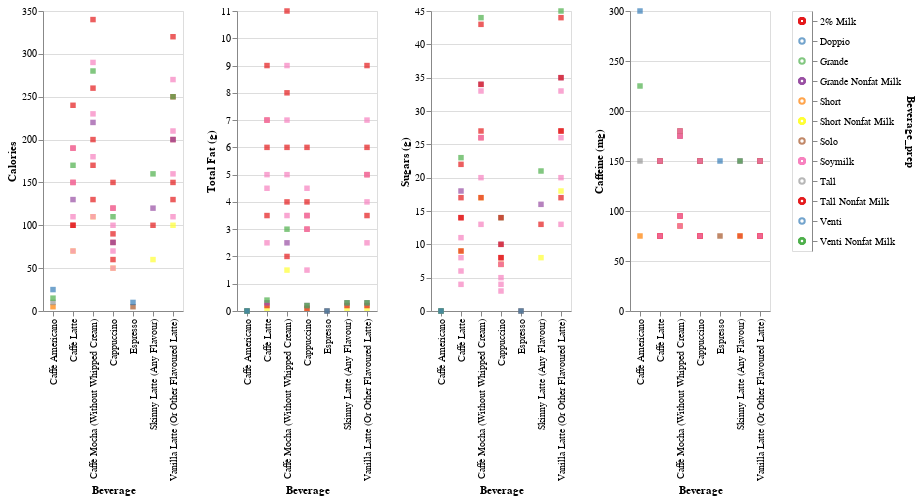

The cell this chart's notebook holds for it:
### Markdown cell above
I then proceeded to write up a function that would load nutritional charts displaying Calories, Total Fat, Sugars, and Caffeine content of drinks in specific categories.

### Code cell
#nutritional charts by beverage category
def makeNUTchart(DF):
    print("Loading nutritional chart for", DF.Beverage_category.unique())
    selection = alt.selection_multi(fields=['Beverage_prep'])
    color = alt.condition(selection,
                      alt.Color('Beverage_prep:N', legend=None, scale = alt.Scale(scheme = 'set1')),
                      alt.value('lightgray'))

    chart = alt.Chart(DF).mark_square().encode(
        x = "Beverage",
        color = color)

    legend = alt.Chart(DF).mark_point().encode(
    y=alt.Y('Beverage_prep:N', axis=alt.Axis(orient='right')),
    color= color,
    ).add_selection(
    selection
    )
    return chart.encode(y = "Calories", tooltip = ["Beverage_prep", "Calories"]) |chart.encode(y = 'Total Fat (g)', tooltip = ["Beverage_prep", 'Total Fat (g)']) | chart.encode(y = "Sugars (g)",tooltip = ["Beverage_prep", "Sugars (g)"]) | chart.encode(y = 'Caffeine (mg)', tooltip = ["Beverage_prep", 'Caffeine (mg)']) |legend

makeNUTchart(CED)

### Figure 1 — Vega-Lite specification as saved in the notebook (floating-point values rounded to 4 significant figures)
{"config": {"view": {"continuousWidth": 400, "continuousHeight": 300}}, "hconcat": [{"mark": "square", "encoding": {"color": {"condition": {"field": "Beverage_prep", "legend": null, "scale": {"scheme": "set1"}, "type": "nominal", "selection": "selector003"}, "value": "lightgray"}, "tooltip": [{"field": "Beverage_prep", "type": "nominal"}, {"field": "Calories", "type": "quantitative"}], "x": {"field": "Beverage", "type": "nominal"}, "y": {"field": "Calories", "type": "quantitative"}}}, {"mark": "square", "encoding": {"color": {"condition": {"field": "Beverage_prep", "legend": null, "scale": {"scheme": "set1"}, "type": "nominal", "selection": "selector003"}, "value": "lightgray"}, "tooltip": [{"field": "Beverage_prep", "type": "nominal"}, {"field": "Total Fat (g)", "type": "quantitative"}], "x": {"field": "Beverage", "type": "nominal"}, "y": {"field": "Total Fat (g)", "type": "quantitative"}}}, {"mark": "square", "encoding": {"color": {"condition": {"field": "Beverage_prep", "legend": null, "scale": {"scheme": "set1"}, "type": "nominal", "selection": "selector003"}, "value": "lightgray"}, "tooltip": [{"field": "Beverage_prep", "type": "nominal"}, {"field": "Sugars (g)", "type": "quantitative"}], "x": {"field": "Beverage", "type": "nominal"}, "y": {"field": "Sugars (g)", "type": "quantitative"}}}, {"mark": "square", "encoding": {"color": {"condition": {"field": "Beverage_prep", "legend": null, "scale": {"scheme": "set1"}, "type": "nominal", "selection": "selector003"}, "value": "lightgray"}, "tooltip": [{"field": "Beverage_prep", "type": "nominal"}, {"field": "Caffeine (mg)", "type": "quantitative"}], "x": {"field": "Beverage", "type": "nominal"}, "y": {"field": "Caffeine (mg)", "type": "quantitative"}}}, {"mark": "point", "encoding": {"color": {"condition": {"field": "Beverage_prep", "legend": null, "scale": {"scheme": "set1"}, "type": "nominal", "selection": "selector003"}, "value": "lightgray"}, "y": {"axis": {"orient": "right"}, "field": "Beverage_prep", "type": "nominal"}}, "selection": {"selector003": {"type": "multi", "fields": ["Beverage_prep"]}}}], "data": {"name": "data-66c6a0cebf385592562d1c67a55d0141"}, "$schema": "https://vega.github.io/schema/vega-lite/v4.17.0.json", "datasets": {"data-66c6a0cebf385592562d1c67a55d0141": [{"Beverage_category": "Classic Espresso Drinks", "Beverage": "Caffè Latte", "Beverage_prep": "Short Nonfat Milk", "Calories": 70, "Total Fat (g)": 0.1, "Trans Fat (g)": 0.1, "Saturated Fat (g)": 0.0, "Sodium (mg)": 5, "Total Carbohydrates (g)": 75, "Cholesterol (mg)": 10, "Dietary Fibre (g)": 0, "Sugars (g)": 9, "Protein (g)": 6.0, "Vitamin A (% DV)": 10, "Vitamin C (% DV)": 0, "Calcium (% DV)": 20, "Iron (% DV)": 0, "Caffeine (mg)": 75}, {"Beverage_category": "Classic Espresso Drinks", "Beverage": "Caffè Latte", "Beverage_prep": "2% Milk", "Calories": 100, "Total Fat (g)": 3.5, "Trans Fat (g)": 2.0, "Saturated Fat (g)": 0.1, "Sodium (mg)": 15, "Total Carbohydrates (g)": 85, "Cholesterol (mg)": 10, "Dietary Fibre (g)": 0, "Sugars (g)": 9, "Protein (g)": 6.0, "Vitamin A (% DV)": 10, "Vitamin C (% DV)": 0, "Calcium (% DV)": 20, "Iron (% DV)": 0, "Caffeine (mg)": 75}, {"Beverage_category": "Classic Espresso Drinks", "Beverage": "Caffè Latte", "Beverage_prep": "Soymilk", "Calories": 70, "Total Fat (g)": 2.5, "Trans Fat (g)": 0.4, "Saturated Fat (g)": 0.0, "Sodium (mg)": 0, "Total Carbohydrates (g)": 65, "Cholesterol (mg)": 6, "Dietary Fibre (g)": 1, "Sugars (g)": 4, "Protein (g)": 5.0, "Vitamin A (% DV)": 6, "Vitamin C (% DV)": 0, "Calcium (% DV)": 20, "Iron (% DV)": 8, "Caffeine (mg)": 75}, {"Beverage_category": "Classic Espresso Drinks", "Beverage": "Caffè Latte", "Beverage_prep": "Tall Nonfat Milk", "Calories": 100, "Total Fat (g)": 0.2, "Trans Fat (g)": 0.2, "Saturated Fat (g)": 0.0, "Sodium (mg)": 5, "Total Carbohydrates (g)": 120, "Cholesterol (mg)": 15, "Dietary Fibre (g)": 0, "Sugars (g)": 14, "Protein (g)": 10.0, "Vitamin A (% DV)": 15, "Vitamin C (% DV)": 0, "Calcium (% DV)": 30, "Iron (% DV)": 0, "Caffeine (mg)": 75}, {"Beverage_category": "Classic Espresso Drinks", "Beverage": "Caffè Latte", "Beverage_prep": "2% Milk", "Calories": 150, "Total Fat (g)": 6.0, "Trans Fat (g)": 3.0, "Saturated Fat (g)": 0.2, "Sodium (mg)": 25, "Total Carbohydrates (g)": 135, "Cholesterol (mg)": 15, "Dietary Fibre (g)": 0, "Sugars (g)": 14, "Protein (g)": 10.0, "Vitamin A (% DV)": 15, "Vitamin C (% DV)": 0, "Calcium (% DV)": 30, "Iron (% DV)": 0, "Caffeine (mg)": 75}, {"Beverage_category": "Classic Espresso Drinks", "Beverage": "Caffè Latte", "Beverage_prep": "Soymilk", "Calories": 110, "Total Fat (g)": 4.5, "Trans Fat (g)": 0.5, "Saturated Fat (g)": 0.0, "Sodium (mg)": 0, "Total Carbohydrates (g)": 105, "Cholesterol (mg)": 10, "Dietary Fibre (g)": 1, "Sugars (g)": 6, "Protein (g)": 8.0, "Vitamin A (% DV)": 10, "Vitamin C (% DV)": 0, "Calcium (% DV)": 30, "Iron (% DV)": 15, "Caffeine (mg)": 75}, {"Beverage_category": "Classic Espresso Drinks", "Beverage": "Caffè Latte", "Beverage_prep": "Grande Nonfat Milk", "Calories": 130, "Total Fat (g)": 0.3, "Trans Fat (g)": 0.2, "Saturated Fat (g)": 0.0, "Sodium (mg)": 5, "Total Carbohydrates (g)": 150, "Cholesterol (mg)": 19, "Dietary Fibre (g)": 0, "Sugars (g)": 18, "Protein (g)": 13.0, "Vitamin A (% DV)": 20, "Vitamin C (% DV)": 0, "Calcium (% DV)": 40, "Iron (% DV)": 0, "Caffeine (mg)": 150}, {"Beverage_category": "Classic Espresso Drinks", "Beverage": "Caffè Latte", "Beverage_prep": "2% Milk", "Calories": 190, "Total Fat (g)": 7.0, "Trans Fat (g)": 3.5, "Saturated Fat (g)": 0.2, "Sodium (mg)": 30, "Total Carbohydrates (g)": 170, "Cholesterol (mg)": 19, "Dietary Fibre (g)": 0, "Sugars (g)": 17, "Protein (g)": 12.0, "Vitamin A (% DV)": 20, "Vitamin C (% DV)": 2, "Calcium (% DV)": 40, "Iron (% DV)": 0, "Caffeine (mg)": 150}, {"Beverage_category": "Classic Espresso Drinks", "Beverage": "Caffè Latte", "Beverage_prep": "Soymilk", "Calories": 150, "Total Fat (g)": 5.0, "Trans Fat (g)": 0.5, "Saturated Fat (g)": 0.0, "Sodium (mg)": 0, "Total Carbohydrates (g)": 130, "Cholesterol (mg)": 13, "Dietary Fibre (g)": 1, "Sugars (g)": 8, "Protein (g)": 10.0, "Vitamin A (% DV)": 15, "Vitamin C (% DV)": 0, "Calcium (% DV)": 40, "Iron (% DV)": 15, "Caffeine (mg)": 150}, {"Beverage_category": "Classic Espresso Drinks", "Beverage": "Caffè Latte", "Beverage_prep": "Venti Nonfat Milk", "Calories": 170, "Total Fat (g)": 0.4, "Trans Fat (g)": 0.3, "Saturated Fat (g)": 0.0, "Sodium (mg)": 10, "Total Carbohydrates (g)": 190, "Cholesterol (mg)": 25, "Dietary Fibre (g)": 0, "Sugars (g)": 23, "Protein (g)": 16.0, "Vitamin A (% DV)": 30, "Vitamin C (% DV)": 0, "Calcium (% DV)": 50, "Iron (% DV)": 0, "Caffeine (mg)": 150}, {"Beverage_category": "Classic Espresso Drinks", "Beverage": "Caffè Latte", "Beverage_prep": "2% Milk", "Calories": 240, "Total Fat (g)": 9.0, "Trans Fat (g)": 4.5, "Saturated Fat (g)": 0.3, "Sodium (mg)": 35, "Total Carbohydrates (g)": 220, "Cholesterol (mg)": 24, "Dietary Fibre (g)": 0, "Sugars (g)": 22, "Protein (g)": 16.0, "Vitamin A (% DV)": 25, "Vitamin C (% DV)": 2, "Calcium (% DV)": 50, "Iron (% DV)": 0, "Caffeine (mg)": 150}, {"Beverage_category": "Classic Espresso Drinks", "Beverage": "Caffè Latte", "Beverage_prep": "Soymilk", "Calories": 190, "Total Fat (g)": 7.0, "Trans Fat (g)": 1.0, "Saturated Fat (g)": 0.0, "Sodium (mg)": 0, "Total Carbohydrates (g)": 170, "Cholesterol (mg)": 16, "Dietary Fibre (g)": 2, "Sugars (g)": 11, "Protein (g)": 13.0, "Vitamin A (% DV)": 20, "Vitamin C (% DV)": 0, "Calcium (% DV)": 50, "Iron (% DV)": 25, "Caffeine (mg)": 150}, {"Beverage_category": "Classic Espresso Drinks", "Beverage": "Caffè Mocha (Without Whipped Cream)", "Beverage_prep": "Short Nonfat Milk", "Calories": 110, "Total Fat (g)": 1.5, "Trans Fat (g)": 1.0, "Saturated Fat (g)": 0.0, "Sodium (mg)": 5, "Total Carbohydrates (g)": 60, "Cholesterol (mg)": 21, "Dietary Fibre (g)": 1, "Sugars (g)": 17, "Protein (g)": 7.0, "Vitamin A (% DV)": 8, "Vitamin C (% DV)": 0, "Calcium (% DV)": 15, "Iron (% DV)": 10, "Caffeine (mg)": 85}, {"Beverage_category": "Classic Espresso Drinks", "Beverage": "Caffè Mocha (Without Whipped Cream)", "Beverage_prep": "2% Milk", "Calories": 130, "Total Fat (g)": 4.0, "Trans Fat (g)": 2.0, "Saturated Fat (g)": 0.1, "Sodium (mg)": 10, "Total Carbohydrates (g)": 70, "Cholesterol (mg)": 21, "Dietary Fibre (g)": 1, "Sugars (g)": 17, "Protein (g)": 6.0, "Vitamin A (% DV)": 8, "Vitamin C (% DV)": 0, "Calcium (% DV)": 15, "Iron (% DV)": 10, "Caffeine (mg)": 85}, {"Beverage_category": "Classic Espresso Drinks", "Beverage": "Caffè Mocha (Without Whipped Cream)", "Beverage_prep": "Soymilk", "Calories": 110, "Total Fat (g)": 3.5, "Trans Fat (g)": 1.0, "Saturated Fat (g)": 0.0, "Sodium (mg)": 0, "Total Carbohydrates (g)": 55, "Cholesterol (mg)": 19, "Dietary Fibre (g)": 2, "Sugars (g)": 13, "Protein (g)": 6.0, "Vitamin A (% DV)": 6, "Vitamin C (% DV)": 0, "Calcium (% DV)": 15, "Iron (% DV)": 20, "Caffeine (mg)": 85}, {"Beverage_category": "Classic Espresso Drinks", "Beverage": "Caffè Mocha (Without Whipped Cream)", "Beverage_prep": "Tall Nonfat Milk", "Calories": 170, "Total Fat (g)": 2.0, "Trans Fat (g)": 1.0, "Saturated Fat (g)": 0.0, "Sodium (mg)": 5, "Total Carbohydrates (g)": 100, "Cholesterol (mg)": 32, "Dietary Fibre (g)": 1, "Sugars (g)": 27, "Protein (g)": 10.0, "Vitamin A (% DV)": 15, "Vitamin C (% DV)": 0, "Calcium (% DV)": 25, "Iron (% DV)": 20, "Caffeine (mg)": 95}, {"Beverage_category": "Classic Espresso Drinks", "Beverage": "Caffè Mocha (Without Whipped Cream)", "Beverage_prep": "2% Milk", "Calories": 200, "Total Fat (g)": 6.0, "Trans Fat (g)": 3.5, "Saturated Fat (g)": 0.1, "Sodium (mg)": 20, "Total Carbohydrates (g)": 115, "Cholesterol (mg)": 32, "Dietary Fibre (g)": 1, "Sugars (g)": 26, "Protein (g)": 10.0, "Vitamin A (% DV)": 15, "Vitamin C (% DV)": 0, "Calcium (% DV)": 25, "Iron (% DV)": 20, "Caffeine (mg)": 95}, {"Beverage_category": "Classic Espresso Drinks", "Beverage": "Caffè Mocha (Without Whipped Cream)", "Beverage_prep": "Soymilk", "Calories": 180, "Total Fat (g)": 5.0, "Trans Fat (g)": 1.5, "Saturated Fat (g)": 0.0, "Sodium (mg)": 0, "Total Carbohydrates (g)": 85, "Cholesterol (mg)": 28, "Dietary Fibre (g)": 2, "Sugars (g)": 20, "Protein (g)": 9.0, "Vitamin A (% DV)": 10, "Vitamin C (% DV)": 0, "Calcium (% DV)": 25, "Iron (% DV)": 30, "Caffeine (mg)": 95}, {"Beverage_category": "Classic Espresso Drinks", "Beverage": "Caffè Mocha (Without Whipped Cream)", "Beverage_prep": "Grande Nonfat Milk", "Calories": 220, "Total Fat (g)": 2.5, "Trans Fat (g)": 1.5, "Saturated Fat (g)": 0.0, "Sodium (mg)": 5, "Total Carbohydrates (g)": 125, "Cholesterol (mg)": 43, "Dietary Fibre (g)": 2, "Sugars (g)": 34, "Protein (g)": 13.0, "Vitamin A (% DV)": 20, "Vitamin C (% DV)": 0, "Calcium (% DV)": 35, "Iron (% DV)": 25, "Caffeine (mg)": 175}, {"Beverage_category": "Classic Espresso Drinks", "Beverage": "Caffè Mocha (Without Whipped Cream)", "Beverage_prep": "2% Milk", "Calories": 260, "Total Fat (g)": 8.0, "Trans Fat (g)": 4.5, "Saturated Fat (g)": 0.2, "Sodium (mg)": 25, "Total Carbohydrates (g)": 140, "Cholesterol (mg)": 42, "Dietary Fibre (g)": 2, "Sugars (g)": 34, "Protein (g)": 13.0, "Vitamin A (% DV)": 15, "Vitamin C (% DV)": 2, "Calcium (% DV)": 35, "Iron (% DV)": 25, "Caffeine (mg)": 175}, {"Beverage_category": "Classic Espresso Drinks", "Beverage": "Caffè Mocha (Without Whipped Cream)", "Beverage_prep": "Soymilk", "Calories": 230, "Total Fat (g)": 7.0, "Trans Fat (g)": 2.0, "Saturated Fat (g)": 0.0, "Sodium (mg)": 0, "Total Carbohydrates (g)": 105, "Cholesterol (mg)": 37, "Dietary Fibre (g)": 3, "Sugars (g)": 26, "Protein (g)": 11.0, "Vitamin A (% DV)": 10, "Vitamin C (% DV)": 0, "Calcium (% DV)": 35, "Iron (% DV)": 40, "Caffeine (mg)": 175}, {"Beverage_category": "Classic Espresso Drinks", "Beverage": "Caffè Mocha (Without Whipped Cream)", "Beverage_prep": "Venti Nonfat Milk", "Calories": 280, "Total Fat (g)": 3.0, "Trans Fat (g)": 2.0, "Saturated Fat (g)": 0.0, "Sodium (mg)": 10, "Total Carbohydrates (g)": 160, "Cholesterol (mg)": 54, "Dietary Fibre (g)": 2, "Sugars (g)": 44, "Protein (g)": 17.0, "Vitamin A (% DV)": 25, "Vitamin C (% DV)": 0, "Calcium (% DV)": 45, "Iron (% DV)": 30, "Caffeine (mg)": 180}, {"Beverage_category": "Classic Espresso Drinks", "Beverage": "Caffè Mocha (Without Whipped Cream)", "Beverage_prep": "2% Milk", "Calories": 340, "Total Fat (g)": 11.0, "Trans Fat (g)": 6.0, "Saturated Fat (g)": 0.2, "Sodium (mg)": 30, "Total Carbohydrates (g)": 180, "Cholesterol (mg)": 53, "Dietary Fibre (g)": 2, "Sugars (g)": 43, "Protein (g)": 17.0, "Vitamin A (% DV)": 20, "Vitamin C (% DV)": 2, "Calcium (% DV)": 45, "Iron (% DV)": 30, "Caffeine (mg)": 180}, {"Beverage_category": "Classic Espresso Drinks", "Beverage": "Caffè Mocha (Without Whipped Cream)", "Beverage_prep": "Soymilk", "Calories": 290, "Total Fat (g)": 9.0, "Trans Fat (g)": 2.5, "Saturated Fat (g)": 0.0, "Sodium (mg)": 0, "Total Carbohydrates (g)": 140, "Cholesterol (mg)": 47, "Dietary Fibre (g)": 4, "Sugars (g)": 33, "Protein (g)": 14.0, "Vitamin A (% DV)": 15, "Vitamin C (% DV)": 0, "Calcium (% DV)": 45, "Iron (% DV)": 50, "Caffeine (mg)": 180}, {"Beverage_category": "Classic Espresso Drinks", "Beverage": "Vanilla Latte (Or Other Flavoured Latte)", "Beverage_prep": "Short Nonfat Milk", "Calories": 100, "Total Fat (g)": 0.1, "Trans Fat (g)": 0.1, "Saturated Fat (g)": 0.0, "Sodium (mg)": 5, "Total Carbohydrates (g)": 70, "Cholesterol (mg)": 19, "Dietary Fibre (g)": 0, "Sugars (g)": 18, "Protein (g)": 6.0, "Vitamin A (% DV)": 10, "Vitamin C (% DV)": 0, "Calcium (% DV)": 20, "Iron (% DV)": 0, "Caffeine (mg)": 75}, {"Beverage_category": "Classic Espresso Drinks", "Beverage": "Vanilla Latte (Or Other Flavoured Latte)", "Beverage_prep": "2% Milk", "Calories": 130, "Total Fat (g)": 3.5, "Trans Fat (g)": 1.5, "Saturated Fat (g)": 0.1, "Sodium (mg)": 15, "Total Carbohydrates (g)": 80, "Cholesterol (mg)": 18, "Dietary Fibre (g)": 0, "Sugars (g)": 17, "Protein (g)": 6.0, "Vitamin A (% DV)": 10, "Vitamin C (% DV)": 0, "Calcium (% DV)": 20, "Iron (% DV)": 0, "Caffeine (mg)": 75}, {"Beverage_category": "Classic Espresso Drinks", "Beverage": "Vanilla Latte (Or Other Flavoured Latte)", "Beverage_prep": "Soymilk", "Calories": 110, "Total Fat (g)": 2.5, "Trans Fat (g)": 0.3, "Saturated Fat (g)": 0.0, "Sodium (mg)": 0, "Total Carbohydrates (g)": 60, "Cholesterol (mg)": 16, "Dietary Fibre (g)": 1, "Sugars (g)": 13, "Protein (g)": 5.0, "Vitamin A (% DV)": 6, "Vitamin C (% DV)": 0, "Calcium (% DV)": 20, "Iron (% DV)": 8, "Caffeine (mg)": 75}, {"Beverage_category": "Classic Espresso Drinks", "Beverage": "Vanilla Latte (Or Other Flavoured Latte)", "Beverage_prep": "Tall Nonfat Milk", "Calories": 150, "Total Fat (g)": 0.2, "Trans Fat (g)": 0.1, "Saturated Fat (g)": 0.0, "Sodium (mg)": 5, "Total Carbohydrates (g)": 110, "Cholesterol (mg)": 28, "Dietary Fibre (g)": 0, "Sugars (g)": 27, "Protein (g)": 9.0, "Vitamin A (% DV)": 15, "Vitamin C (% DV)": 0, "Calcium (% DV)": 30, "Iron (% DV)": 0, "Caffeine (mg)": 75}, {"Beverage_category": "Classic Espresso Drinks", "Beverage": "Vanilla Latte (Or Other Flavoured Latte)", "Beverage_prep": "2% Milk", "Calories": 200, "Total Fat (g)": 5.0, "Trans Fat (g)": 2.5, "Saturated Fat (g)": 0.2, "Sodium (mg)": 20, "Total Carbohydrates (g)": 125, "Cholesterol (mg)": 28, "Dietary Fibre (g)": 0, "Sugars (g)": 27, "Protein (g)": 9.0, "Vitamin A (% DV)": 15, "Vitamin C (% DV)": 0, "Calcium (% DV)": 30, "Iron (% DV)": 0, "Caffeine (mg)": 75}, {"Beverage_category": "Classic Espresso Drinks", "Beverage": "Vanilla Latte (Or Other Flavoured Latte)", "Beverage_prep": "Soymilk", "Calories": 160, "Total Fat (g)": 4.0, "Trans Fat (g)": 0.5, "Saturated Fat (g)": 0.0, "Sodium (mg)": 0, "Total Carbohydrates (g)": 95, "Cholesterol (mg)": 23, "Dietary Fibre (g)": 1, "Sugars (g)": 20, "Protein (g)": 7.0, "Vitamin A (% DV)": 10, "Vitamin C (% DV)": 0, "Calcium (% DV)": 30, "Iron (% DV)": 15, "Caffeine (mg)": 75}, {"Beverage_category": "Classic Espresso Drinks", "Beverage": "Vanilla Latte (Or Other Flavoured Latte)", "Beverage_prep": "Grande Nonfat Milk", "Calories": 200, "Total Fat (g)": 0.3, "Trans Fat (g)": 0.2, "Saturated Fat (g)": 0.0, "Sodium (mg)": 5, "Total Carbohydrates (g)": 140, "Cholesterol (mg)": 37, "Dietary Fibre (g)": 0, "Sugars (g)": 35, "Protein (g)": 12.0, "Vitamin A (% DV)": 20, "Vitamin C (% DV)": 0, "Calcium (% DV)": 35, "Iron (% DV)": 0, "Caffeine (mg)": 150}, {"Beverage_category": "Classic Espresso Drinks", "Beverage": "Vanilla Latte (Or Other Flavoured Latte)", "Beverage_prep": "2% Milk", "Calories": 250, "Total Fat (g)": 6.0, "Trans Fat (g)": 3.5, "Saturated Fat (g)": 0.2, "Sodium (mg)": 25, "Total Carbohydrates (g)": 150, "Cholesterol (mg)": 37, "Dietary Fibre (g)": 0, "Sugars (g)": 35, "Protein (g)": 12.0, "Vitamin A (% DV)": 20, "Vitamin C (% DV)": 2, "Calcium (% DV)": 35, "Iron (% DV)": 0, "Caffeine (mg)": 150}, {"Beverage_category": "Classic Espresso Drinks", "Beverage": "Vanilla Latte (Or Other Flavoured Latte)", "Beverage_prep": "Soymilk", "Calories": 210, "Total Fat (g)": 5.0, "Trans Fat (g)": 0.5, "Saturated Fat (g)": 0.0, "Sodium (mg)": 0, "Total Carbohydrates (g)": 120, "Cholesterol (mg)": 31, "Dietary Fibre (g)": 1, "Sugars (g)": 26, "Protein (g)": 9.0, "Vitamin A (% DV)": 10, "Vitamin C (% DV)": 0, "Calcium (% DV)": 35, "Iron (% DV)": 15, "Caffeine (mg)": 150}, {"Beverage_category": "Classic Espresso Drinks", "Beverage": "Vanilla Latte (Or Other Flavoured Latte)", "Beverage_prep": "Venti Nonfat Milk", "Calories": 250, "Total Fat (g)": 0.3, "Trans Fat (g)": 0.2, "Saturated Fat (g)": 0.0, "Sodium (mg)": 10, "Total Carbohydrates (g)": 180, "Cholesterol (mg)": 47, "Dietary Fibre (g)": 0, "Sugars (g)": 45, "Protein (g)": 15.0, "Vitamin A (% DV)": 25, "Vitamin C (% DV)": 0, "Calcium (% DV)": 50, "Iron (% DV)": 0, "Caffeine (mg)": 150}, {"Beverage_category": "Classic Espresso Drinks", "Beverage": "Vanilla Latte (Or Other Flavoured Latte)", "Beverage_prep": "2% Milk", "Calories": 320, "Total Fat (g)": 9.0, "Trans Fat (g)": 4.5, "Saturated Fat (g)": 0.3, "Sodium (mg)": 35, "Total Carbohydrates (g)": 200, "Cholesterol (mg)": 46, "Dietary Fibre (g)": 0, "Sugars (g)": 44, "Protein (g)": 15.0, "Vitamin A (% DV)": 25, "Vitamin C (% DV)": 2, "Calcium (% DV)": 45, "Iron (% DV)": 0, "Caffeine (mg)": 150}, {"Beverage_category": "Classic Espresso Drinks", "Beverage": "Vanilla Latte (Or Other Flavoured Latte)", "Beverage_prep": "Soymilk", "Calories": 270, "Total Fat (g)": 7.0, "Trans Fat (g)": 1.0, "Saturated Fat (g)": 0.0, "Sodium (mg)": 0, "Total Carbohydrates (g)": 160, "Cholesterol (mg)": 39, "Dietary Fibre (g)": 2, "Sugars (g)": 33, "Protein (g)": 12.0, "Vitamin A (% DV)": 15, "Vitamin C (% DV)": 0, "Calcium (% DV)": 45, "Iron (% DV)": 20, "Caffeine (mg)": 150}, {"Beverage_category": "Classic Espresso Drinks", "Beverage": "Caffè Americano", "Beverage_prep": "Short", "Calories": 5, "Total Fat (g)": 0.0, "Trans Fat (g)": 0.0, "Saturated Fat (g)": 0.0, "Sodium (mg)": 0, "Total Carbohydrates (g)": 5, "Cholesterol (mg)": 1, "Dietary Fibre (g)": 0, "Sugars (g)": 0, "Protein (g)": 0.4, "Vitamin A (% DV)": 0, "Vitamin C (% DV)": 0, "Calcium (% DV)": 0, "Iron (% DV)": 0, "Caffeine (mg)": 75}, {"Beverage_category": "Classic Espresso Drinks", "Beverage": "Caffè Americano", "Beverage_prep": "Tall", "Calories": 10, "Total Fat (g)": 0.0, "Trans Fat (g)": 0.0, "Saturated Fat (g)": 0.0, "Sodium (mg)": 0, "Total Carbohydrates (g)": 10, "Cholesterol (mg)": 2, "Dietary Fibre (g)": 0, "Sugars (g)": 0, "Protein (g)": 1.0, "Vitamin A (% DV)": 0, "Vitamin C (% DV)": 0, "Calcium (% DV)": 2, "Iron (% DV)": 0, "Caffeine (mg)": 150}, {"Beverage_category": "Classic Espresso Drinks", "Beverage": "Caffè Americano", "Beverage_prep": "Grande", "Calories": 15, "Total Fat (g)": 0.0, "Trans Fat (g)": 0.0, "Saturated Fat (g)": 0.0, "Sodium (mg)": 0, "Total Carbohydrates (g)": 15, "Cholesterol (mg)": 3, "Dietary Fibre (g)": 0, "Sugars (g)": 0, "Protein (g)": 1.0, "Vitamin A (% DV)": 0, "Vitamin C (% DV)": 0, "Calcium (% DV)": 2, "Iron (% DV)": 0, "Caffeine (mg)": 225}, {"Beverage_category": "Classic Espresso Drinks", "Beverage": "Caffè Americano", "Beverage_prep": "Venti", "Calories": 25, "Total Fat (g)": 0.0, "Trans Fat (g)": 0.0, "Saturated Fat (g)": 0.0, "Sodium (mg)": 0, "Total Carbohydrates (g)": 15, "Cholesterol (mg)": 4, "Dietary Fibre (g)": 0, "Sugars (g)": 0, "Protein (g)": 1.0, "Vitamin A (% DV)": 0, "Vitamin C (% DV)": 0, "Calcium (% DV)": 2, "Iron (% DV)": 0, "Caffeine (mg)": 300}, {"Beverage_category": "Classic Espresso Drinks", "Beverage": "Cappuccino", "Beverage_prep": "Short Nonfat Milk", "Calories": 50, "Total Fat (g)": 0.1, "Trans Fat (g)": 0.1, "Saturated Fat (g)": 0.0, "Sodium (mg)": 5, "Total Carbohydrates (g)": 60, "Cholesterol (mg)": 8, "Dietary Fibre (g)": 0, "Sugars (g)": 7, "Protein (g)": 5.0, "Vitamin A (% DV)": 8, "Vitamin C (% DV)": 0, "Calcium (% DV)": 15, "Iron (% DV)": 0, "Caffeine (mg)": 75}, {"Beverage_category": "Classic Espresso Drinks", "Beverage": "Cappuccino", "Beverage_prep": "2% Milk", "Calories": 80, "Total Fat (g)": 3.0, "Trans Fat (g)": 1.5, "Saturated Fat (g)": 0.1, "Sodium (mg)": 10, "Total Carbohydrates (g)": 70, "Cholesterol (mg)": 8, "Dietary Fibre (g)": 0, "Sugars (g)": 7, "Protein (g)": 5.0, "Vitamin A (% DV)": 8, "Vitamin C (% DV)": 0, "Calcium (% DV)": 15, "Iron (% DV)": 0, "Caffeine (mg)": 75}, {"Beverage_category": "Classic Espresso Drinks", "Beverage": "Cappuccino", "Beverage_prep": "Soymilk", "Calories": 50, "Total Fat (g)": 1.5, "Trans Fat (g)": 0.2, "Saturated Fat (g)": 0.0, "Sodium (mg)": 0, "Total Carbohydrates (g)": 40, "Cholesterol (mg)": 4, "Dietary Fibre (g)": 0, "Sugars (g)": 3, "Protein (g)": 3.0, "Vitamin A (% DV)": 4, "Vitamin C (% DV)": 0, "Calcium (% DV)": 10, "Iron (% DV)": 6, "Caffeine (mg)": 75}, {"Beverage_category": "Classic Espresso Drinks", "Beverage": "Cappuccino", "Beverage_prep": "Tall Nonfat Milk", "Calories": 60, "Total Fat (g)": 0.1, "Trans Fat (g)": 0.1, "Saturated Fat (g)": 0.0, "Sodium (mg)": 5, "Total Carbohydrates (g)": 70, "Cholesterol (mg)": 9, "Dietary Fibre (g)": 0, "Sugars (g)": 8, "Protein (g)": 6.0, "Vitamin A (% DV)": 10, "Vitamin C (% DV)": 0, "Calcium (% DV)": 20, "Iron (% DV)": 0, "Caffeine (mg)": 75}, {"Beverage_category": "Classic Espresso Drinks", "Beverage": "Cappuccino", "Beverage_prep": "2% Milk", "Calories": 90, "Total Fat (g)": 3.5, "Trans Fat (g)": 1.5, "Saturated Fat (g)": 0.1, "Sodium (mg)": 15, "Total Carbohydrates (g)": 80, "Cholesterol (mg)": 9, "Dietary Fibre (g)": 0, "Sugars (g)": 8, "Protein (g)": 6.0, "Vitamin A (% DV)": 10, "Vitamin C (% DV)": 0, "Calcium (% DV)": 20, "Iron (% DV)": 0, "Caffeine (mg)": 75}, {"Beverage_category": "Classic Espresso Drinks", "Beverage": "Cappuccino", "Beverage_prep": "Soymilk", "Calories": 70, "Total Fat (g)": 3.0, "Trans Fat (g)": 0.4, "Saturated Fat (g)": 0.0, "Sodium (mg)": 0, "Total Carbohydrates (g)": 65, "Cholesterol (mg)": 7, "Dietary Fibre (g)": 1, "Sugars (g)": 4, "Protein (g)": 5.0, "Vitamin A (% DV)": 6, "Vitamin C (% DV)": 0, "Calcium (% DV)": 20, "Iron (% DV)": 8, "Caffeine (mg)": 75}, {"Beverage_category": "Classic Espresso Drinks", "Beverage": "Cappuccino", "Beverage_prep": "Grande Nonfat Milk", "Calories": 80, "Total Fat (g)": 0.2, "Trans Fat (g)": 0.1, "Saturated Fat (g)": 0.0, "Sodium (mg)": 5, "Total Carbohydrates (g)": 90, "Cholesterol (mg)": 12, "Dietary Fibre (g)": 0, "Sugars (g)": 10, "Protein (g)": 8.0, "Vitamin A (% DV)": 15, "Vitamin C (% DV)": 0, "Calcium (% DV)": 25, "Iron (% DV)": 0, "Caffeine (mg)": 150}, {"Beverage_category": "Classic Espresso Drinks", "Beverage": "Cappuccino", "Beverage_prep": "2% Milk", "Calories": 120, "Total Fat (g)": 4.0, "Trans Fat (g)": 2.0, "Saturated Fat (g)": 0.1, "Sodium (mg)": 15, "Total Carbohydrates (g)": 100, "Cholesterol (mg)": 12, "Dietary Fibre (g)": 0, "Sugars (g)": 10, "Protein (g)": 8.0, "Vitamin A (% DV)": 10, "Vitamin C (% DV)": 0, "Calcium (% DV)": 25, "Iron (% DV)": 0, "Caffeine (mg)": 150}, {"Beverage_category": "Classic Espresso Drinks", "Beverage": "Cappuccino", "Beverage_prep": "Soymilk", "Calories": 100, "Total Fat (g)": 3.5, "Trans Fat (g)": 0.4, "Saturated Fat (g)": 0.0, "Sodium (mg)": 0, "Total Carbohydrates (g)": 80, "Cholesterol (mg)": 9, "Dietary Fibre (g)": 1, "Sugars (g)": 5, "Protein (g)": 7.0, "Vitamin A (% DV)": 8, "Vitamin C (% DV)": 0, "Calcium (% DV)": 25, "Iron (% DV)": 10, "Caffeine (mg)": 150}, {"Beverage_category": "Classic Espresso Drinks", "Beverage": "Cappuccino", "Beverage_prep": "Venti Nonfat Milk", "Calories": 110, "Total Fat (g)": 0.2, "Trans Fat (g)": 0.2, "Saturated Fat (g)": 0.0, "Sodium (mg)": 5, "Total Carbohydrates (g)": 120, "Cholesterol (mg)": 16, "Dietary Fibre (g)": 0, "Sugars (g)": 14, "Protein (g)": 10.0, "Vitamin A (% DV)": 20, "Vitamin C (% DV)": 0, "Calcium (% DV)": 30, "Iron (% DV)": 0, "Caffeine (mg)": 150}, {"Beverage_category": "Classic Espresso Drinks", "Beverage": "Cappuccino", "Beverage_prep": "2% Milk", "Calories": 150, "Total Fat (g)": 6.0, "Trans Fat (g)": 3.0, "Saturated Fat (g)": 0.2, "Sodium (mg)": 25, "Total Carbohydrates (g)": 135, "Cholesterol (mg)": 16, "Dietary Fibre (g)": 0, "Sugars (g)": 14, "Protein (g)": 10.0, "Vitamin A (% DV)": 15, "Vitamin C (% DV)": 0, "Calcium (% DV)": 30, "Iron (% DV)": 0, "Caffeine (mg)": 150}, {"Beverage_category": "Classic Espresso Drinks", "Beverage": "Cappuccino", "Beverage_prep": "Soymilk", "Calories": 120, "Total Fat (g)": 4.5, "Trans Fat (g)": 0.5, "Saturated Fat (g)": 0.0, "Sodium (mg)": 0, "Total Carbohydrates (g)": 110, "Cholesterol (mg)": 11, "Dietary Fibre (g)": 1, "Sugars (g)": 7, "Protein (g)": 9.0, "Vitamin A (% DV)": 10, "Vitamin C (% DV)": 0, "Calcium (% DV)": 35, "Iron (% DV)": 15, "Caffeine (mg)": 150}, {"Beverage_category": "Classic Espresso Drinks", "Beverage": "Espresso", "Beverage_prep": "Solo", "Calories": 5, "Total Fat (g)": 0.0, "Trans Fat (g)": 0.0, "Saturated Fat (g)": 0.0, "Sodium (mg)": 0, "Total Carbohydrates (g)": 0, "Cholesterol (mg)": 1, "Dietary Fibre (g)": 0, "Sugars (g)": 0, "Protein (g)": 0.4, "Vitamin A (% DV)": 0, "Vitamin C (% DV)": 0, "Calcium (% DV)": 0, "Iron (% DV)": 0, "Caffeine (mg)": 75}, {"Beverage_category": "Classic Espresso Drinks", "Beverage": "Espresso", "Beverage_prep": "Doppio", "Calories": 10, "Total Fat (g)": 0.0, "Trans Fat (g)": 0.0, "Saturated Fat (g)": 0.0, "Sodium (mg)": 0, "Total Carbohydrates (g)": 1, "Cholesterol (mg)": 2, "Dietary Fibre (g)": 0, "Sugars (g)": 0, "Protein (g)": 1.0, "Vitamin A (% DV)": 0, "Vitamin C (% DV)": 0, "Calcium (% DV)": 0, "Iron (% DV)": 0, "Caffeine (mg)": 150}, {"Beverage_category": "Classic Espresso Drinks", "Beverage": "Skinny Latte (Any Flavour)", "Beverage_prep": "Short Nonfat Milk", "Calories": 60, "Total Fat (g)": 0.1, "Trans Fat (g)": 0.1, "Saturated Fat (g)": 0.0, "Sodium (mg)": 5, "Total Carbohydrates (g)": 80, "Cholesterol (mg)": 9, "Dietary Fibre (g)": 0, "Sugars (g)": 8, "Protein (g)": 6.0, "Vitamin A (% DV)": 10, "Vitamin C (% DV)": 0, "Calcium (% DV)": 20, "Iron (% DV)": 0, "Caffeine (mg)": 75}, {"Beverage_category": "Classic Espresso Drinks", "Beverage": "Skinny Latte (Any Flavour)", "Beverage_prep": "Tall Nonfat Milk", "Calories": 100, "Total Fat (g)": 0.2, "Trans Fat (g)": 0.1, "Saturated Fat (g)": 0.0, "Sodium (mg)": 5, "Total Carbohydrates (g)": 125, "Cholesterol (mg)": 14, "Dietary Fibre (g)": 0, "Sugars (g)": 13, "Protein (g)": 9.0, "Vitamin A (% DV)": 15, "Vitamin C (% DV)": 0, "Calcium (% DV)": 30, "Iron (% DV)": 0, "Caffeine (mg)": 75}, {"Beverage_category": "Classic Espresso Drinks", "Beverage": "Skinny Latte (Any Flavour)", "Beverage_prep": "Grande Nonfat Milk", "Calories": 120, "Total Fat (g)": 0.3, "Trans Fat (g)": 0.2, "Saturated Fat (g)": 0.0, "Sodium (mg)": 5, "Total Carbohydrates (g)": 160, "Cholesterol (mg)": 18, "Dietary Fibre (g)": 0, "Sugars (g)": 16, "Protein (g)": 12.0, "Vitamin A (% DV)": 20, "Vitamin C (% DV)": 0, "Calcium (% DV)": 35, "Iron (% DV)": 0, "Caffeine (mg)": 150}, {"Beverage_category": "Classic Espresso Drinks", "Beverage": "Skinny Latte (Any Flavour)", "Beverage_prep": "Venti Nonfat Milk", "Calories": 160, "Total Fat (g)": 0.3, "Trans Fat (g)": 0.2, "Saturated Fat (g)": 0.0, "Sodium (mg)": 10, "Total Carbohydrates (g)": 200, "Cholesterol (mg)": 24, "Dietary Fibre (g)": 0, "Sugars (g)": 21, "Protein (g)": 15.0, "Vitamin A (% DV)": 25, "Vitamin C (% DV)": 0, "Calcium (% DV)": 50, "Iron (% DV)": 0, "Caffeine (mg)": 150}]}}
